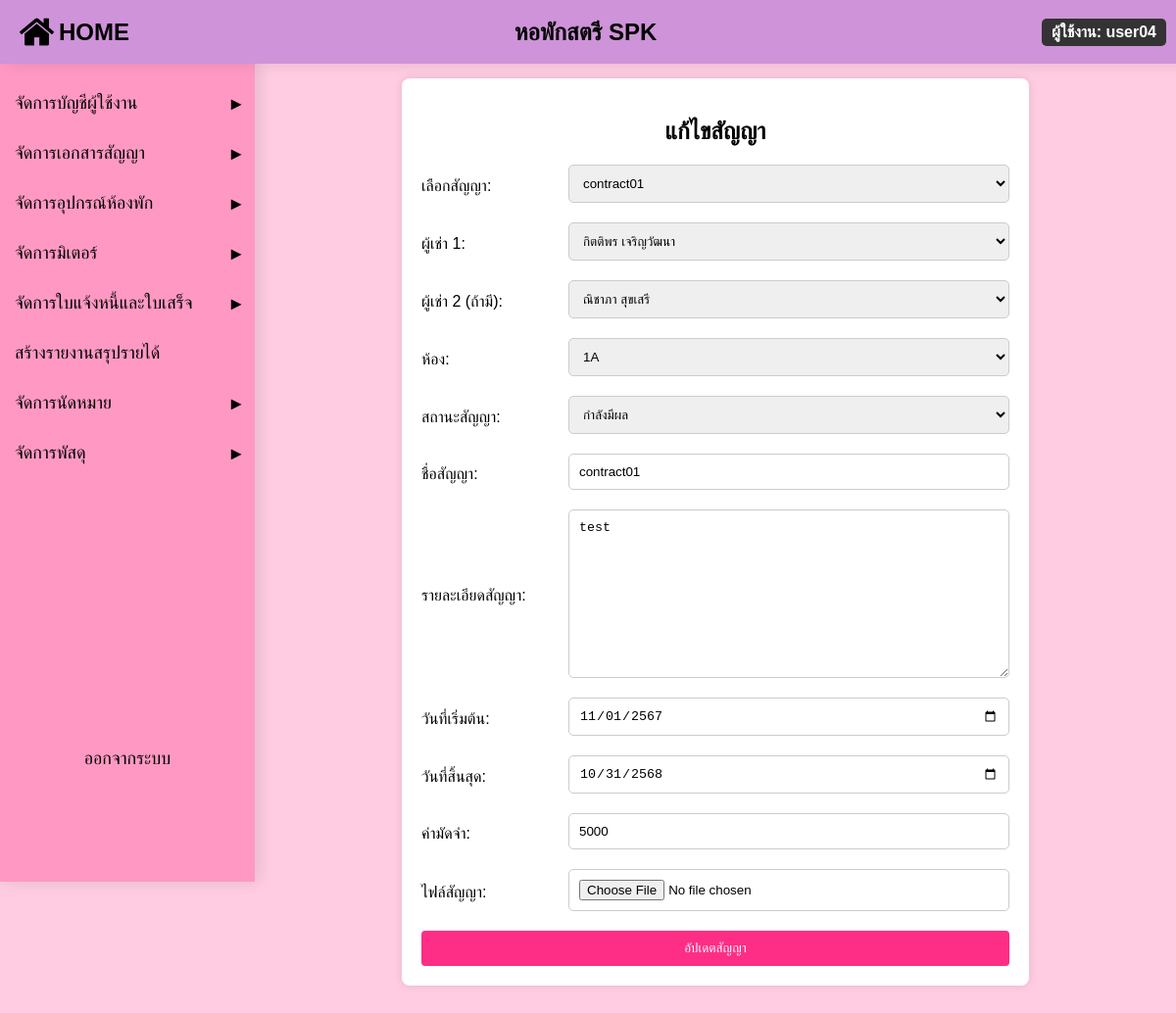
Screenshot of /edit_contract.php?contract_id=contract01 (signed in) with the database file from the repository.
### tables this page shows
CREATE TABLE `contract` (
  `contract_id` varchar(11) NOT NULL,
  `room_id` varchar(11) NOT NULL,
  `contract_name` varchar(40) NOT NULL,
  `contract_detail` text,
  `contract_start` date NOT NULL,
  `contract_end` date NOT NULL,
  `contract_img` blob NOT NULL,
  `deposit` varchar(11) NOT NULL,
  `contract_status` varchar(11) NOT NULL
);

### edit_contract.php (the view, shortened to what this page needs)
<?php
include('condb.php');
$contract_id = isset($_GET['contract_id']) ? $_GET['contract_id'] : (isset($_POST['contract_id']) ? $_POST['contract_id'] : null);
if ($contract_id) {
    $sql = "SELECT c.*, GROUP_CONCAT(DISTINCT u.user_id ORDER BY u.user_id SEPARATOR ',') AS user_ids,r.room_id
                FROM contract c
                LEFT JOIN contract_user cu ON c.contract_id = cu.contract_id
                LEFT JOIN user u ON cu.user_id = u.user_id
                LEFT JOIN room r ON c.room_id = r.room_id
                WHERE c.contract_id = ?
                GROUP BY c.contract_id";
    $stmt = $conn->prepare($sql);
    $stmt->bind_param("s", $contract_id);
    $stmt->execute();
    $result = $stmt->get_result();
    if ($result->num_rows > 0) {
        $contract = $result->fetch_assoc();
    } else {
        echo "<script>alert('ไม่มีข้อมูลสัญญา'); window.location.href = 'edit_contract.php';</script>";
        exit();
    }
} elseif ($_SERVER["REQUEST_METHOD"] == "POST" && isset($_POST['select_contract'])) {
    $contract_id = $_POST['contract_id'];
    header("Location: edit_contract.php?contract_id=" . urlencode($contract_id));
    exit();
}
?>
<!DOCTYPE html>
<html lang="th">
<head>
</head>
<body>
    <?php include('admin_sidebar.php'); ?>
    <div class="content">
        <h2>แก้ไขสัญญา</h2>
        <form method="POST" action="" enctype="multipart/form-data">
            <div class="form-group">
                <label>เลือกสัญญา:</label>
                <select name="contract_id" onchange="this.form.submit()">
                    <?php
                    $sql_contracts = "SELECT contract_id FROM contract";
                    $result_contracts = $conn->query($sql_contracts);
                    while ($row = $result_contracts->fetch_assoc()) {
                        $selected = ($row['contract_id'] == $contract_id) ? 'selected' : '';
                        echo "<option value='{$row['contract_id']}' $selected>{$row['contract_id']}</option>";
                    }
                    ?>
                </select>
            </div>
            <?php if (isset($contract)) { ?>
                <div class="form-group">
                    <label>ผู้เช่า 1:</label>
                    <select name="user_id1" required>
                        <?php
                        $sql_users = "SELECT user_id, CONCAT(first_name, ' ', last_name) AS full_name FROM user";
                        $result_users = $conn->query($sql_users);
                        $selected_user_ids = explode(',', $contract['user_ids']);
                        while ($user = $result_users->fetch_assoc()) {
                            $selected = ($user['user_id'] == $selected_user_ids[0]) ? 'selected' : '';
                            echo "<option value='{$user['user_id']}' $selected>{$user['full_name']}</option>";
                        }
                        ?>
                    </select>
                </div>
                <div class="form-group">
                    <label>ผู้เช่า 2 (ถ้ามี):</label>
                    <select name="user_id2">
                        <?php
                        $result_users = $conn->query($sql_users);
                        while ($user = $result_users->fetch_assoc()) {
                            $selected = (isset($selected_user_ids[1]) && $user['user_id'] == $selected_user_ids[1]) ? 'selected' : '';
                            echo "<option value='{$user['user_id']}' $selected>{$user['full_name']}</option>";
                        }
                        ?>
                    </select>
                </div>
                <div class="form-group">
                    <label>ห้อง:</label>
                    <select name="room_id" required>
                        <?php
                        $sql_rooms = "SELECT room_id FROM room";
                        $result_rooms = $conn->query($sql_rooms);
                        while ($room = $result_rooms->fetch_assoc()) {
                            $selected = ($room['room_id'] == $contract['room_id']) ? 'selected' : '';
                            echo "<option value='{$room['room_id']}' $selected>{$room['room_id']}</option>";
                        }
                        ?>
                    </select>
                </div>
                <div class="form-group">
                    <label>สถานะสัญญา:</label>
                    <select name="contract_status" required>
                        <option value="กำลังมีผล" <?= $contract['contract_status'] == 'กำลังมีผล' ? 'selected' : '' ?>>กำลังมีผล</option>
                    </select>
                </div>
                <div class="form-group">
                    <label>ชื่อสัญญา:</label>
                    <input type="text" name="contract_name" value="<?= htmlspecialchars($contract['contract_name']) ?>" required>
                </div>
                <div class="form-group">
                    <label>รายละเอียดสัญญา:</label>
                    <textarea name="contract_detail"><?= htmlspecialchars($contract['contract_detail']) ?></textarea>
                </div>
                <div class="form-group">
                    <label>วันที่เริ่มต้น:</label>
                    <input type="date" name="contract_start" value="<?= $contract['contract_start'] ?>" required>
                </div>
                <div class="form-group">
                    <label>วันที่สิ้นสุด:</label>
                    <input type="date" name="contract_end" value="<?= $contract['contract_end'] ?>" required>
                </div>
                <div class="form-group">
                    <label>ค่ามัดจำ:</label>
                    <input type="text" name="deposit" value="<?= $contract['deposit'] ?>" required>
                </div>
                <div class="form-group">
                    <label>ไฟล์สัญญา:</label>
                    <input type="file" name="contract_img">
                </div>
                <button type="submit" name="update_contract">อัปเดตสัญญา</button>
            <?php } ?>
        </form>
    </div>
</body>
</html>

### edit_contract.php (style rules this page uses)
body { font-family: Arial, sans-serif; background-color: #f0f0f0; display: flex; justify-content: center; align-items: center; padding: 50px; }
.content { margin-top: 30px; max-width: 100%; background: white; padding: 20px; border-radius: 8px; box-shadow: 0 0 10px rgba(0, 0, 0, 0.1); margin-left: 10%; }
label { display: block; margin: 10px 0 5px; }
form { display: flex; flex-direction: column; align-items: center; }
.form-group { display: flex; align-items: center; margin-bottom: 20px; width: 600px; }
.form-group label { width: 150px; }
textarea { flex-grow: 1; padding: 10px; border: 1px solid #ccc; border-radius: 5px; height: 150px; }
input[type="text"], input[type="date"], select, textarea, input[type="file"] { flex-grow: 1; padding: 10px; border: 1px solid #ccc; border-radius: 5px; }
h2 { text-align: center; }
button { background-color: #fe2d85; color: white; padding: 10px 15px; border: none; border-radius: 4px; cursor: pointer; width: 100%; }

### admin_sidebar.php (style rules this page uses)
body { margin: 0; font-family: Arial, sans-serif; background-color: #ffcce1; }
.content { margin-left: 260px; padding-top: 80px; padding: 20px; }

### rows the page displays
contract: contract_status "กำลังมีผล", contract_name "contract01", contract_detail "test", contract_start "11/01/2567", contract_end "10/31/2568", deposit "5000"

### other values shown
$_SESSION['username'] "user04"
form field contract_id "contract01"
form field user_id1 "กิตติพร เจริญวัฒนา"
form field user_id2 "ณิชาภา สุขเสรี"
form field room_id "1A"
